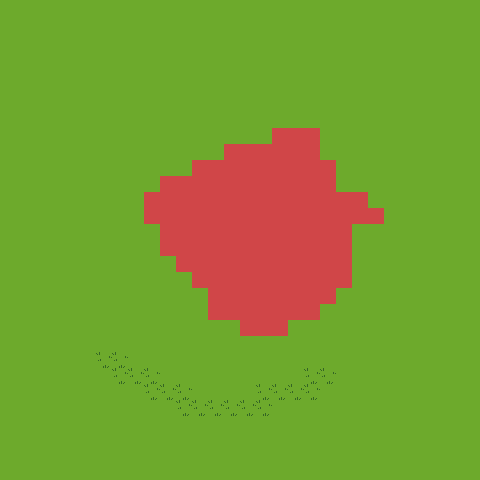

The image is a tile-based game level rendered from a .tmx file. Its description and source (layers, tilesets, objects; grid data summarised) follow:
An orthogonal 30x30 tile map with 16x16 px tiles, 1 tile layer (Groud_1).

<map version="1.0.0" orientation="orthogonal" renderorder="right-down" width="30" height="30" tilewidth="16" tileheight="16" nextobjectid="1">
 <tileset firstgid="1" name="packed" tilewidth="16" tileheight="16" tilecount="225" columns="8">
  <image source="packed.png" width="128" height="256" />
 </tileset>
 <layer name="Groud_1" width="30" height="30">
  <data>[900 cells, 900 non-empty, 3 distinct tile ids]</data>
 </layer>
</map>
